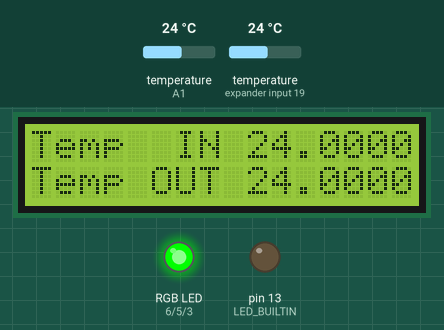
Recording of a sketch running on a simulated Arduino Uno, built with avr-gcc and run on an emulated ATmega328P. Shown: 16×2 character LCD, an RGB LED mixed from three pins (HIGH = lit), output pins drawn as LEDs (lit = HIGH). The test bench sets the inputs (shaded band); at power-on: temperature (sensors on A1, expander input 19) 24 °C.

Above: at 1.2 s.
1.3 s: temperature (sensor on A1) set to 21.3 °C
At 2.0 s:
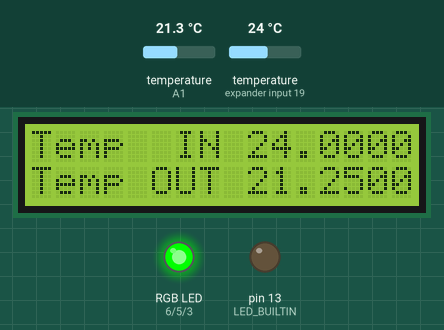
3.1 s: temperature (sensor on A1) set to 20.2 °C
At 3.8 s:
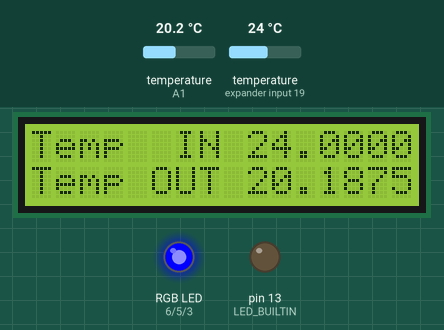
4.8 s: temperature (sensor on A1) set to 28 °C
At 5.6 s:
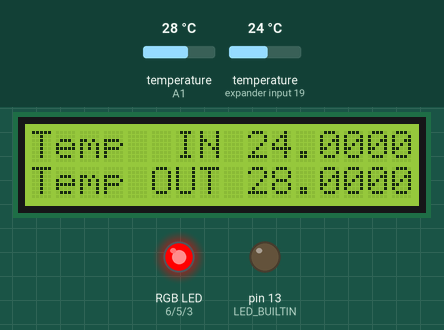
6.4 s: temperature (sensor on expander input 19) set to 12 °C
At 7.4 s:
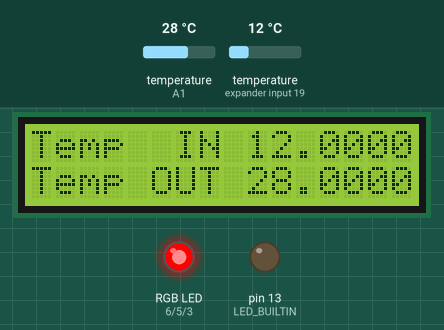
8.0 s: temperature (sensor on expander input 19) set to 19 °C
At 9.2 s:
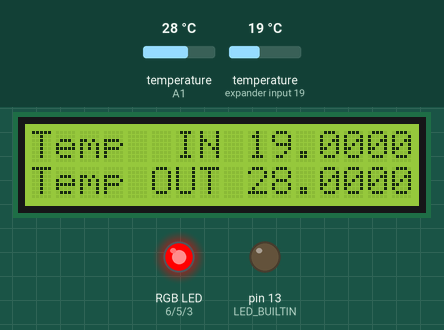
9.6 s: temperature (sensor on expander input 19) set to 28 °C
At 11.0 s:
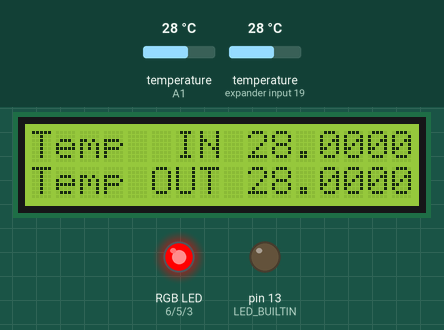
Timing chart, 0 to 12.2 s (numbered marks = the images above; inputs shaded):
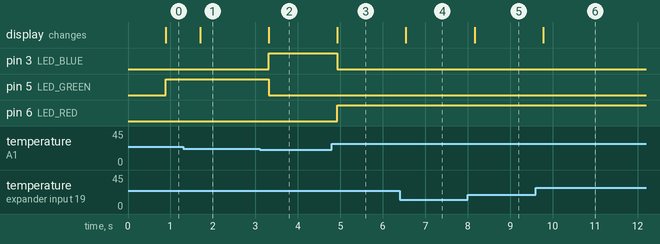

Measured:
- the behaviour switches between 21 and 20.9 °C on temperature (sensor on A1) (found by bisection; images 1 and 2)
- after the input at 1.3 s, the display: changes after 0.40 s (image 1)
- after the input at 3.1 s, pin 3 (LED_BLUE): LOW → HIGH after 0.21 s; pin 5 (LED_GREEN): HIGH → LOW after 0.21 s; the display: changes after 0.21 s (image 2)
- after the input at 4.8 s, pin 3 (LED_BLUE): HIGH → LOW after 0.13 s; pin 6 (LED_RED): LOW → HIGH after 0.13 s; the display: changes after 0.13 s (image 3)
- after the input at 6.4 s, the display: changes after 0.15 s (image 4)
- after the input at 8.0 s, the display: changes after 0.16 s (image 5)
- after the input at 9.6 s, the display: changes after 0.18 s (image 6)

The sketch:

ex1.ino
```cpp
#include <Wire.h>
#include <LiquidCrystal_I2C.h>
#include <OneWire.h>
#include <DallasTemperature.h>

LiquidCrystal_I2C lcd(0x27,16,2);

OneWire oneWire(A1);
DallasTemperature tempSensors(&oneWire);

#define LED_RED 6
#define LED_GREEN 5
#define LED_BLUE 3

float tempIn = NULL;
float tempOut = NULL;
float maxTempOut = tempOut;
float minTempOut = tempOut;

void initLCD() {
  lcd.init();
  lcd.clear();
  lcd.backlight();
}

void initRGB() {
    pinMode(LED_RED, OUTPUT);
    digitalWrite(LED_RED, LOW);

    pinMode(LED_GREEN, OUTPUT);
    digitalWrite(LED_GREEN, LOW);

    pinMode(LED_BLUE, OUTPUT);
    digitalWrite(LED_BLUE, LOW);

    pinMode(LED_BUILTIN, OUTPUT);
    digitalWrite(LED_BUILTIN, LOW);
}


void initTempSensors() {
  tempSensors.begin();
}

void updateMaxMinTemp() {
  tempSensors.requestTemperatures();
  tempIn = tempSensors.getTempCByIndex(1);
  tempOut = tempSensors.getTempCByIndex(0);

  if (maxTempOut == NULL || tempOut > maxTempOut) {
      maxTempOut = tempOut;
  }

  if (minTempOut == NULL || tempOut < minTempOut) {
      minTempOut = tempOut;
  }
}

void displayTemperatures() {
  char buffer[40];
  sprintf(buffer, "Temp  IN%8s", String(tempIn, 4).c_str());
  lcd.setCursor(0, 0);
  lcd.print(buffer);

  sprintf(buffer, "Temp OUT%8s", String(tempOut, 4).c_str());
  lcd.setCursor(0, 1);
  lcd.print(buffer);
}

bool isTooCold(float tempOut) {
  return tempOut < 21.0;
}

bool isTooHot(float tempOut) {
  return tempOut > 25.0;
}

void alertComfortZone() {
  if (isTooCold(tempOut)) {
    digitalWrite(LED_RED, LOW);
    digitalWrite(LED_GREEN, LOW);
    digitalWrite(LED_BLUE, HIGH);
  } else if (isTooHot(tempOut)) {
    digitalWrite(LED_RED, HIGH);
    digitalWrite(LED_GREEN, LOW);
    digitalWrite(LED_BLUE, LOW);
  } else {
    digitalWrite(LED_RED, LOW);
    digitalWrite(LED_GREEN, HIGH);
    digitalWrite(LED_BLUE, LOW);
  }
}

void setup() {
  initLCD();
  initRGB();
  initTempSensors();
}

void loop() {
  updateMaxMinTemp();
  displayTemperatures();
  alertComfortZone();
}
```
